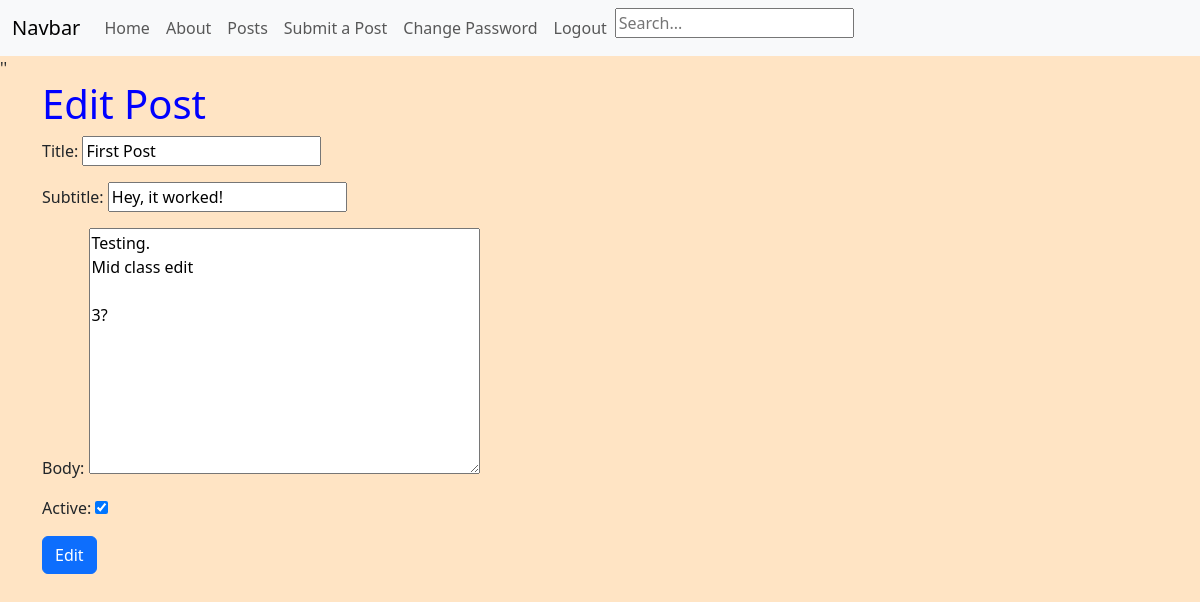
The app's page /posts/6/edit/ (signed in) with its own data.
### posts/models.py (models this page shows, shortened)
class Post(models.Model):
    title = models.CharField(max_length=128)
    subtitle = models.CharField(max_length=128)
    author = models.ForeignKey(
        'auth.User',
        on_delete=models.CASCADE
    )
    body = models.TextField()
    created_on = models.DateTimeField(auto_now_add=True)
    active = models.BooleanField(default=True)

### posts/views.py (the view)
# urls.py: path("<int:pk>/edit/", PostUpdateView.as_view(), name="edit"),
class PostUpdateView(LoginRequiredMixin,  UserPassesTestMixin, UpdateView):
    model = Post
    template_name = "posts/edit.html"
    fields = ["title", "subtitle", "body", "active"]
    def test_func(self):
        user = self.request.user
        post = self.get_object()
        return user == post.author

### templates/posts/edit.html (shortened to what this page needs)
{% extends 'base.html' %}
{% block content %}
<h1>Edit Post</h1>
<form method="POST">
    {{ form.as_p }}
    <input type= "submit" value="Edit" class="btn btn-primary">
</form>
{% endblock content %}

### static/blog/base.css (style rules this page uses)
.container h1 { color: blue; }
body { background-color: bisque; }

### records on screen
Post: title "First Post", subtitle "Hey, it worked!", body "Testing. Mid class edit 3?", active "☑"
